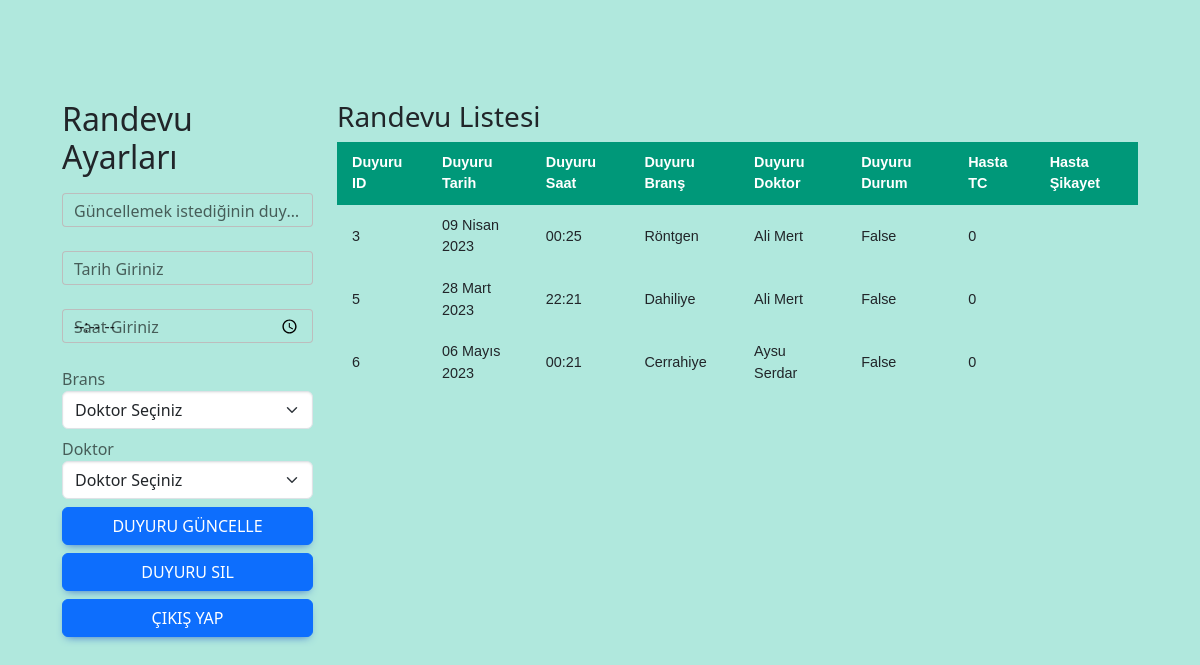
The app's page /randevuListe/ with its own data.
### appSekreter/models.py (models this page shows, shortened)
class RandevuBrans(models.Model):
    randevuTarih = models.DateField(("Randevu Tarih"), auto_now_add=False)
    randevuSaat = models.TimeField(("Saat"), auto_now_add=False)
    randevuBrans = models.ForeignKey(Brans, verbose_name=("Randevu Branş"), on_delete=models.CASCADE)
    randevuDoktor = models.ForeignKey(Doktor, verbose_name=("Randevu Doktor"), on_delete=models.CASCADE)
    randevuDurum = models.BooleanField(("Randevu Durumu"), default=False)
    hastaTC = models.IntegerField(("Hasta TC"), default=0, null=True, blank=True)
    hastaSikayet = models.TextField(("Şikayet"), max_length=200, blank=True)

class Brans(models.Model):
    ad = models.CharField(("Branş Ad"), max_length=50)
    slug = models.SlugField(("Slug Kategori"), blank=True)
    def __str__(self):
        return self.ad

class Doktor(models.Model):
    isim = models.CharField(("Doktor Adı"), max_length=50, default='-')
    soyad = models.CharField(("Doktor Soyadı"), max_length=50, default='-')
    password = models.CharField(("Şifre"), max_length=50, default='-')
    doktorBrans = models.ForeignKey(Brans, verbose_name=("Doktor Branş"), on_delete=models.CASCADE, null=True, blank=True)
    doktorTC = models.IntegerField(("Doktor TC"), default=0)
    slug = models.SlugField(("Slug Kategori"), blank=True)
    def __str__(self):
        return self.isim + " " + self.soyad

### appSekreter/views.py (the view, shortened to what this page needs)
# urls.py: path('randevuListe/',randevuListe, name='randevuListe'),
def randevuListe(request):
    randevuliste = RandevuBrans.objects.all()
    branslar = Brans.objects.all()
    doktorlar = Doktor.objects.all()
    context = {
        'randevuliste':randevuliste,
        'branslar':branslar,
        'doktorlar':doktorlar,
    }
    return render(request, 'sekreter/randevuliste.html',context)

### appMy/templates/sekreter/randevuliste.html (shortened to what this page needs)
{% extends 'base.html' %}
{% load static %}
{% block body %}
   <div class="container-fluid p-0 doktorBilgi">
    <div class="row doktorBilgileri">
       <div class="col-3">
        <form method="POST">
            <h2 class="hastagirisisim mb-3">Randevu Ayarları</h2>
              <div class="form-outline mb-4">
                <input type="text" name="randevuid" id="form2Example1" class="form-control" required/>
                <label class="form-label" for="form2Example1">Güncellemek istediğinin duyyuru ID giriniz!</label>
              </div>
              <div class="form-outline mb-4">
                <label class="form-label" for="form2Example1">Tarih Giriniz</label>
              </div>
              <div class="form-outline mb-4">
                <input type="time" name="rtime" id="form2Example1" class="form-control" required/>
                <label class="form-label" for="form2Example1">Saat Giriniz</label>
              </div>
              <div class="form-outline mb-2">
                <label class="form-label mb-0 p-0">Brans</label>
                <select id="select2" class="form-select"  name="brans">
                 <option selected disabled="true">Doktor Seçiniz</option>
                </select>
            </div>
              <div class="form-outline mb-2">
                <label class="form-label mb-0 p-0">Doktor</label>
                <select id="select2" class="form-select"  name="doktor">
                 <option selected disabled="true">Doktor Seçiniz</option>
                </select>
            </div>
              <button type="submit" name="button" value="buttonranGuncel" class="btn btn-primary btn-block mb-2">Duyuru Güncelle</button>
            </form>
            <button type="button" class="btn btn-primary btn-block mb-2"  data-mdb-toggle="modal" data-mdb-target="#exampleModalSil">Duyuru Sil</button>
          <a href="{% url 'secreterDetay' %}" class="btn btn-primary btn-block mb-2">Çıkış Yap</a>
        </div>
       <div class="col-9">
       <h3>Randevu Listesi</h3>
                <table class="styled-table">
                    <thead>
                        <tr>
                            <th>Duyuru ID</th>
                            <th>Duyuru Tarih</th>
                            <th>Duyuru Saat</th>
                            <th>Duyuru Branş</th>
                            <th>Duyuru Doktor</th>
                            <th>Duyuru Durum</th>
                            <th>Hasta TC</th>
                            <th>Hasta Şikayet</th>
                        </tr>
                    </thead>
                    <tbody>
                          {% for i in randevuliste %}
                          <tr>
                          <td>{{ i.id }}</td>
                          <td>{{ i.randevuTarih }}</td>
                          <td>{{ i.randevuSaat }}</td>
                          <td>{{ i.randevuBrans }}</td>
                          <td>{{ i.randevuDoktor }}</td>
                          <td>{{ i.randevuDurum }}</td>
                          <td>{{ i.hastaTC }}</td>
                          <td>{{ i.hastaSikayet }}</td>
                          </tr>
                          {% endfor %}
                    </tbody>
                </table>
       </div>
    </div>
   </div>
{% endblock body %}

### appMy/templates/base.html (shortened to what this page needs)
<!DOCTYPE html>
{% load static %}
<html lang="en">
<head>
    <link href="https://cdnjs.cloudflare.com/ajax/libs/font-awesome/6.0.0/css/all.min.css" rel="stylesheet"/>
    <link href="https://cdnjs.cloudflare.com/ajax/libs/mdb-ui-kit/6.2.0/mdb.min.css" rel="stylesheet"/>
    <link rel="stylesheet" href="{% static 'style.css' %}">
    <link href="https://cdn.jsdelivr.net/npm/bootstrap@5.3.0-alpha3/dist/css/bootstrap.min.css" rel="stylesheet">
</head>
<body>
    {% block body %}
    {% endblock body %}
</body>
</html>

### appMy/static/style.css (style rules this page uses)
* { box-sizing: border-box !important; }
.hastagirisisim { display: flex; align-items: center; justify-content: center; }
.styled-table { width: 100%; border-collapse: collapse; font-size: 0.9em; font-family: sans-serif; min-width: 400px; margin-right: 5px !important; }
.styled-table thead tr { background-color: #009879; color: #ffffff; text-align: left; }
.styled-table th, .styled-table td { padding: 10px 15px; }
.doktorBilgi { height: 100vh; overflow: hidden !important; background-color: #b0e8dd; }
.doktorBilgileri { margin-top: 100px !important; margin-left: 50px !important; margin-right: 50px !important; }

### records on screen
RandevuBrans: id "3", randevuTarih "09 Nisan 2023", randevuSaat "00:25", randevuBrans "Röntgen", randevuDoktor "Ali Mert", randevuDurum "False", hastaTC "0"
RandevuBrans: id "5", randevuTarih "28 Mart 2023", randevuSaat "22:21", randevuBrans "Dahiliye", randevuDoktor "Ali Mert", randevuDurum "False", hastaTC "0"
RandevuBrans: id "6", randevuTarih "06 Mayıs 2023", randevuSaat "00:21", randevuBrans "Cerrahiye", randevuDoktor "Aysu Serdar", randevuDurum "False", hastaTC "0"
